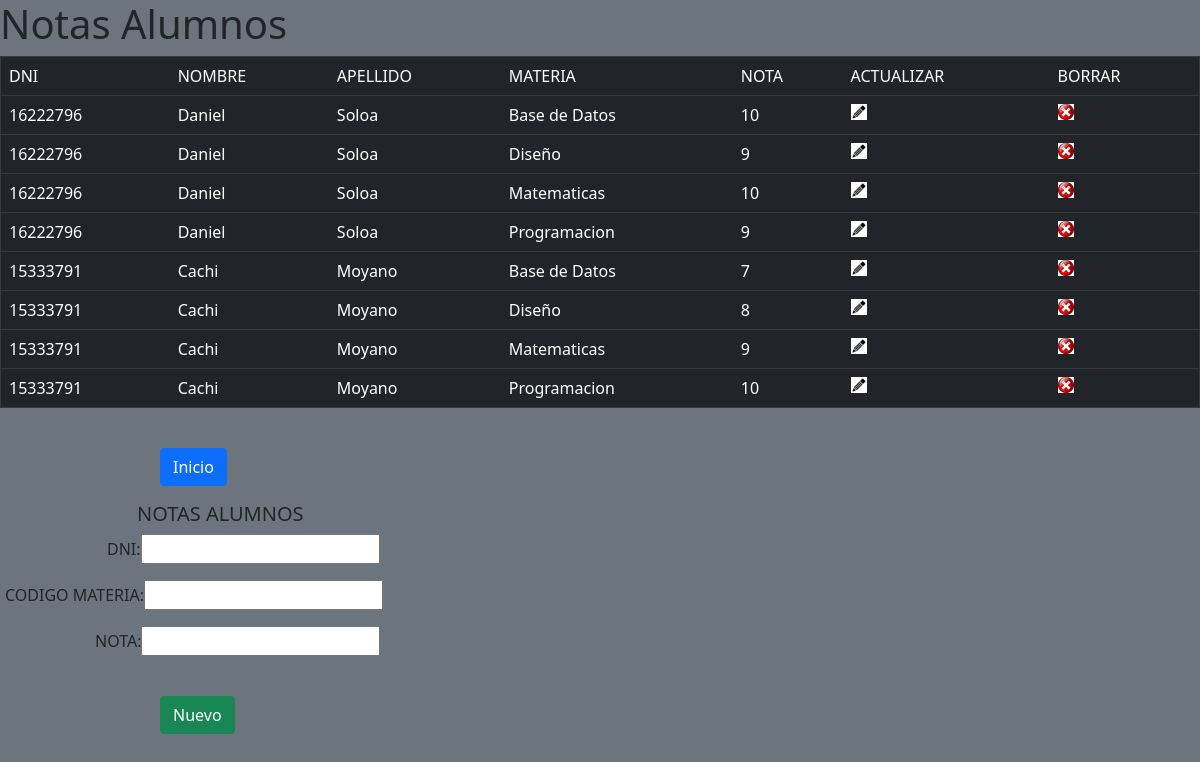
Page /notas.php on the committed database.
### tables this page shows
CREATE TABLE `alumat` (
  `alumat_id` int(10) UNSIGNED NOT NULL,
  `alumat_alu_dni` int(11) NOT NULL,
  `alumat_mat_cod` int(11) NOT NULL,
  `alumat_notas` int(11) DEFAULT NULL
);

CREATE TABLE `alumnos` (
  `alu_dni` int(11) NOT NULL,
  `alu_nombre` varchar(20) NOT NULL,
  `alu_apellido` varchar(20) NOT NULL
);

CREATE TABLE `materias` (
  `mat_cod` int(11) NOT NULL,
  `mat_nombre` varchar(20) DEFAULT NULL,
  `mat_prof_dni` int(11) DEFAULT NULL
);

### notas.php (the view, shortened to what this page needs)
<html>
    <head>
       <link href="https://cdn.jsdelivr.net/npm/bootstrap@5.1.3/dist/css/bootstrap.min.css" rel="stylesheet">
    </head>
    <body class="bg-secondary">
       <?php
         $controlBtnAct=false;
        ?>
        <div class="notas">
          <h1>Notas Alumnos</h1>
          <div class="opciones" class="tabla">
            <table border="1" class="table table-dark">
              <tr>
                <td>DNI</td>
                <td>NOMBRE</td>
                <td>APELLIDO</td>
                <td>MATERIA</td>
                <td>NOTA</td>
                <td>ACTUALIZAR</td>
                <td>BORRAR</td>
              </tr>
              <?php
                $conexion=mysqli_connect('localhost','root','','sga_Belgrano');
                $sql='SELECT alu_dni, alu_nombre, alu_apellido, mat_nombre, alumat_notas FROM alumnos, alumat, materias WHERE alu_dni=alumat_alu_dni AND alumat_mat_cod=mat_cod';
                $resultado= mysqli_query($conexion, $sql);
                while($mostrar= mysqli_fetch_array($resultado)){
              ?>
              <tr>
                <td><?php echo $mostrar[0]?></td>
                <td><?php echo $mostrar[1]?></td>
                <td><?php echo $mostrar[2]?></td>
                <td><?php echo $mostrar[3]?></td>
                <td><?php echo $mostrar[4]?></td>
                <td ><a href="notas.php?accion=Actualizar&&id=<?php echo $mostrar[0]?>" class="modificar" name="Actualizar"> <img src="editar1.png"</a> </td>
                <td ><a href="notas.php?accion=Borrar&&id=<?php echo $mostrar[0]?>" class="eliminar" name="Borrar"> <img src="eliminar1.png"</a></td>
              </tr>
              <?php
              }
              ?>
            </table>
            <br/>
            <form action="index.php" method="POST">
               <spam>
                 <input type="submit" class="btn btn-primary" name="volver" value="Inicio" class="enviar">
               </spam>
            </form>
          </div>
        </div>
        <div class="notas">
          <form action="<?php echo htmlspecialchars($_SERVER['PHP_SELF'])?>" method="POST">
            <h5 class="p6" class="text-success">NOTAS ALUMNOS </h5>
            <p class="p1" class="text-success">DNI:<input type="text" name="dni" value="<?php echo $mostrar2[0]?>" id="dni"class="text"></p>
            <p class="p4" class="text-success">CODIGO MATERIA:<input type="text" name="codmateria" value="<?php echo $mostrar2[2]?>" id="codmateria" class="text"></p>
            <p class="p5" class="text-success">NOTA:<input type="text" name="nota" value="<?php echo $mostrar2[2]?>" id="nota" class="text"></p>
            <br/>
            <?php
            if ($controlBtnAct )
             {?>
            <spam>
             <input type="submit" name="Modificar" class="btn btn-warning" value="Modificar" onclick="return EnviarForm()" class="enviar" class="modificar">
            </spam>
             <?php }else { ?>
            <spam>
             <input type="submit" name="Nuevo" class="btn btn-success" value="Nuevo" onclick="return EnviarForm()" class="enviar">
            </spam>
                <?php } ?>
          </form>
        </div>
    </body>
</html>

### notas.php (style rules this page uses)
.p1 { padding-left: 107px; }
.p4 { padding-left: 5px; }
.p5 { padding-left: 95px; }
.p6 { padding-left: 137px; }
spam { margin-left: 160px; }

### rows in the picture
alumat: alumat_alu_dni.alu_dni "16222796", alumat_alu_dni.alu_nombre "Daniel", alumat_alu_dni.alu_apellido "Soloa", alumat_mat_cod.mat_nombre "Base de Datos", alumat_notas "10"
alumat: alumat_alu_dni.alu_dni "16222796", alumat_alu_dni.alu_nombre "Daniel", alumat_alu_dni.alu_apellido "Soloa", alumat_mat_cod.mat_nombre "Diseño", alumat_notas "9"
alumat: alumat_alu_dni.alu_dni "16222796", alumat_alu_dni.alu_nombre "Daniel", alumat_alu_dni.alu_apellido "Soloa", alumat_mat_cod.mat_nombre "Matematicas", alumat_notas "10"
alumat: alumat_alu_dni.alu_dni "16222796", alumat_alu_dni.alu_nombre "Daniel", alumat_alu_dni.alu_apellido "Soloa", alumat_mat_cod.mat_nombre "Programacion", alumat_notas "9"
alumat: alumat_alu_dni.alu_dni "15333791", alumat_alu_dni.alu_nombre "Cachi", alumat_alu_dni.alu_apellido "Moyano", alumat_mat_cod.mat_nombre "Base de Datos", alumat_notas "7"
alumat: alumat_alu_dni.alu_dni "15333791", alumat_alu_dni.alu_nombre "Cachi", alumat_alu_dni.alu_apellido "Moyano", alumat_mat_cod.mat_nombre "Diseño", alumat_notas "8"
alumat: alumat_alu_dni.alu_dni "15333791", alumat_alu_dni.alu_nombre "Cachi", alumat_alu_dni.alu_apellido "Moyano", alumat_mat_cod.mat_nombre "Matematicas", alumat_notas "9"
alumat: alumat_alu_dni.alu_dni "15333791", alumat_alu_dni.alu_nombre "Cachi", alumat_alu_dni.alu_apellido "Moyano", alumat_mat_cod.mat_nombre "Programacion", alumat_notas "10"
